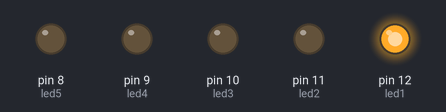
The sketch below on a simulated Arduino Uno, built with avr-gcc and run on an emulated ATmega328P. Parts: output pins drawn as LEDs (lit = HIGH).

Above: at 0.05 s.
At 0.25 s:
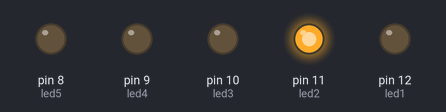
At 0.65 s:
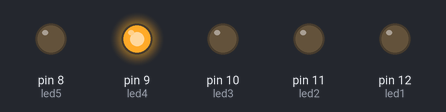
At 0.75 s:
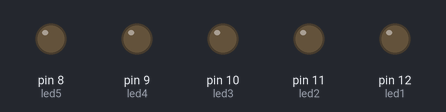
At 1.45 s:
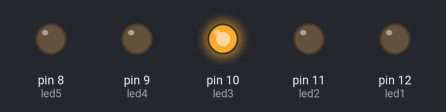
At 2.85 s:
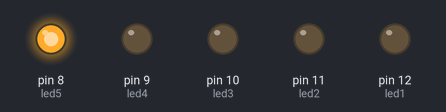
Timing chart, 0 to 3.1 s (numbered marks = the images above):
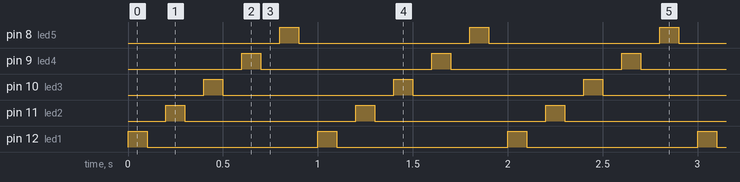

Measured:
- by itself, pin 8 (led5), pin 9 (led4), pin 10 (led3), pin 11 (led2), pin 12 (led1): alternates HIGH for 0.10 s and LOW for 0.90 s
- by itself, everything shown: repeats every 1.0 s, in 10 steps

The sketch:

PRUEBA5LEDS.ino
```cpp
int led1=12;
int led2=11;
int led3=10;
int led4=9;
int led5=8;
void setup() {
  // put your setup code here, to run once:
pinMode (led1,OUTPUT);
pinMode (led2,OUTPUT);
pinMode (led3,OUTPUT);
pinMode (led4,OUTPUT);
pinMode (led5,OUTPUT);
}

void loop() {
  // put your main code here, to run repeatedly:
digitalWrite(led1,HIGH);
delay(100);
digitalWrite(led1,LOW);
delay(100);
digitalWrite(led2,HIGH);
delay(100);
digitalWrite(led2,LOW);
delay(100);
digitalWrite(led3,HIGH);
delay(100);
digitalWrite(led3,LOW);
delay(100);
digitalWrite(led4,HIGH);
delay(100);
digitalWrite(led4,LOW);
delay(100);
digitalWrite(led5,HIGH);
delay(100);
digitalWrite(led5,LOW);
delay(100);
}
```
